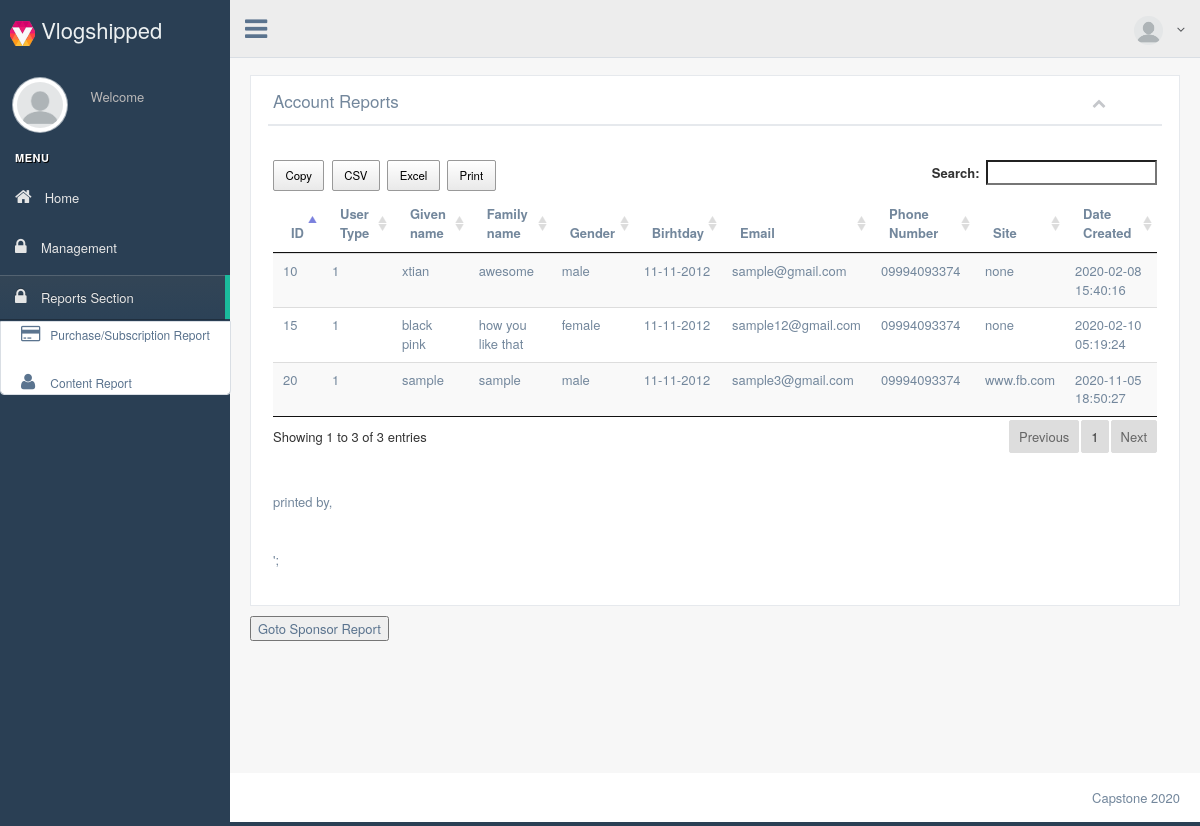
The page /view/reports/influencerReport.php (signed in) on the database as committed earlier.
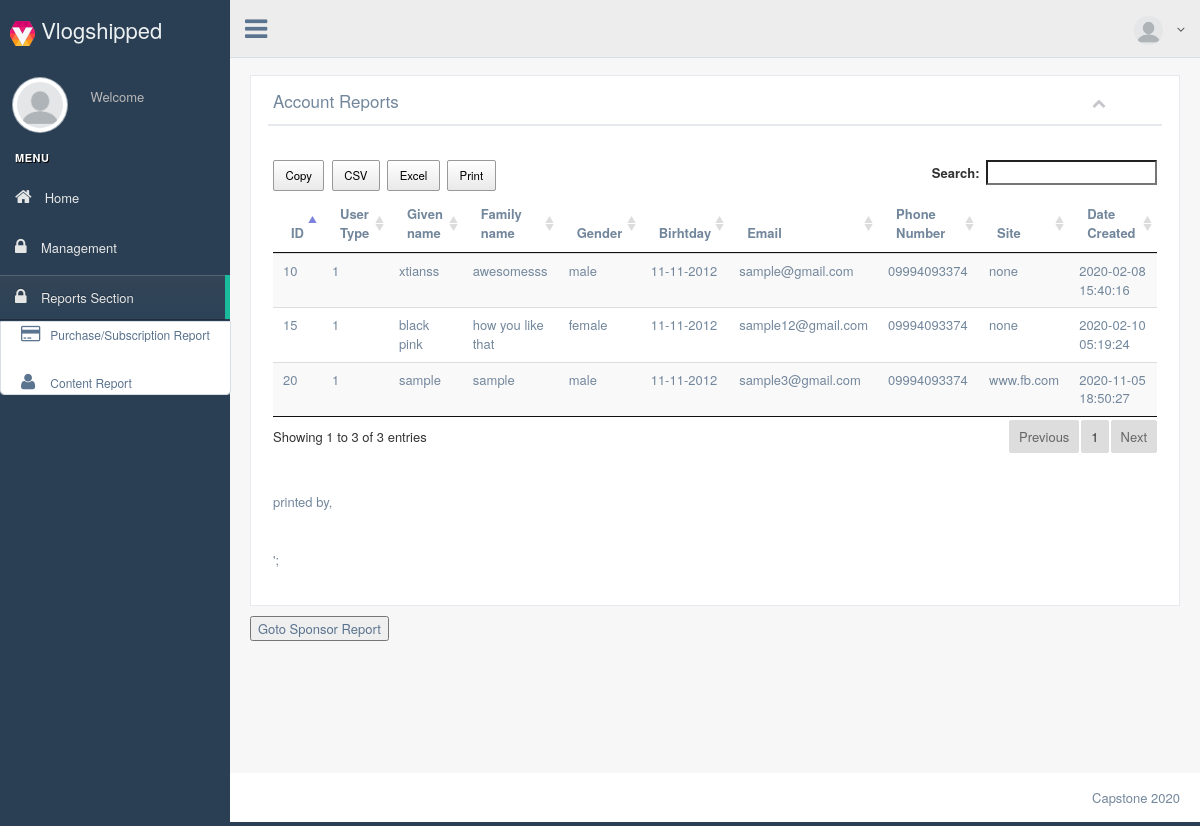
The same page on the database as committed later.
### tables this page shows
CREATE TABLE `users` (
  `id` int(11) NOT NULL,
  `user_type` int(11) NOT NULL,
  `user_status` int(11) NOT NULL,
  `email_address` varchar(255) NOT NULL,
  `profile_picture` varchar(255) DEFAULT NULL,
  `password` varchar(255) NOT NULL,
  `company_name` varchar(255) NOT NULL,
  `first_name` varchar(255) NOT NULL,
  `last_name` varchar(255) NOT NULL,
  `category` varchar(255) NOT NULL,
  `gender` varchar(255) NOT NULL,
  `birthday` varchar(255) NOT NULL,
  `mobile_number` varchar(255) NOT NULL,
  `website` varchar(255) NOT NULL,
  `description` varchar(255) NOT NULL,
  `created_at` timestamp NOT NULL DEFAULT CURRENT_TIMESTAMP,
  `updated_at` timestamp NOT NULL DEFAULT CURRENT_TIMESTAMP
);

### model/studentModel.php (called while the page is built, shortened)
<?php
require 'db/dbhelper.php';
Class Student extends DBHelper{
    private $table = 'users';
    function __construct(){
        return DBHelper::__construct();
    }
 function getAllStud(){
     return DBHelper::getAllRecord($this->table);
 }
}

### db_class.php (called while the page is built, shortened)
<?php
	class MYDB
	{
		static $hostname = "localhost";
		static $dbname = "vlogshipped";
		static $username  = "root";
		static $password = "";
		public static function query($sql, $params=array(), $transaction)
		{
			$rows = array();
			try
			{
				$db = new PDO("mysql:host=". self::$hostname ."; dbname=". self::$dbname,  self::$username,  self::$password);
				$db->setAttribute(PDO::ATTR_ERRMODE, PDO::ERRMODE_EXCEPTION);
				$cmd = $db->prepare($sql);
				$cmd->execute($params);
				if($transaction == "SELECT")
					$rows = $cmd->fetchAll();
				else
					$rows = $db->lastInsertId();
			}
			catch(PDOException $e)
			{
				echo $e->getMessage();
			}
			return $rows;
		}
	}
?>

### model/db/DBHelper.php (called while the page is built, shortened)
<?php
Class DBHelper{
		private $hostname='localhost';
		private $username='root';
		private $password='';
		private $database='vlogshipped';
		private $conn;
function __construct(){
    try{
        $this->conn=new PDO("mysql:host=$this->hostname;dbname=$this->database",$this->username,$this->password);
    }catch(PDOException $e){ echo $e->getMessage();}
}
function getAllRecord($table){
        $sql="SELECT * FROM $table where user_type = 1";
        try{
            $stmt=$this->conn->prepare($sql);
            $stmt->execute();
            $rows=$stmt->fetchAll(PDO::FETCH_ASSOC);
        }catch(PDOException $e){ echo $e->getMessage();}
        return $rows;
    }
}

### view/reports/influencerReport.php (the view, shortened to what the changed rows need)
<?php
	require_once("../../db_class.php");
	$id = $_SESSION["username"];
	$exist_user = MYDB::query(
															"select
																*
															from
																admin
															where
																username = ? "
															,
															array($id)
															,
															"SELECT"
														);
?>
<!DOCTYPE html>
<html lang="en">
<head>
	<link rel="stylesheet" href="../assets/css/bs.css">
	<link rel="stylesheet" href="../assets/css/fa.css">
	<link rel="stylesheet" href="../assets/css/progress.css">
	<link rel="stylesheet" href="../assets/css/green.css">
	<link rel="stylesheet" href="../assets/css/animate.css">
	<link rel="stylesheet" href="../assets/css/custom.css">
	<link rel="stylesheet" href="../assets/css/jquery.dataTables.min.css">
	<link rel="stylesheet" href="../assets/css/buttons.dataTables.min.css"> </head>
<body class="nav-md" ng-app="myApp">
	<div class="container body" ng-controller="myCtrl">
		<div class="main_container">
			<?php
			require '../../model/studentModel.php';
			$student = new Student();
			$stud=$student->getAllStud();
			?>
			<div class="right_col" role="main">
				<div class="row">
					<div class="col-md-12">
						<div class="x_panel">
							<div class="x_title">
								<h2> Account Reports</h2>
							</div>
							<div class="x_content">
								<table class="table table-striped projects" id="datatable-buttons" >
									<thead>
										<tr>
                                            <th> ID </th>
                                            <th> User Type </th>
                                            <th> Given name</th>
                                            <th> Family name</th>
                                            <th> Gender</th>
                                            <th> Birhtday</th>
                                            <th> Email</th>
                                            <th> Phone Number</th>
                                            <th> Site </th>
                                            <th> Date Created</th>
										</tr>
									</thead>
									<tbody>
									    <?php foreach($stud as $r): ?>
										<tr>
                                            <td><?php echo $r['id'];?></td>
                                            <td><?php echo $r['user_type'];?></td>
											<td><?php echo $r['first_name'];?></td>
											<td><?php echo $r['last_name'];?></td>
                                            <td><?php echo $r['gender'];?></td>
                                            <td><?php echo $r['birthday'];?></td>
                                            <td><?php echo $r['email_address'];?></td>
                                            <td><?php echo $r['mobile_number'];?></td>
											<td><?php echo $r['website'];?></td>
											<td><?php echo $r['created_at'];?></td>
										</tr>
										<?php endforeach?>
									</tbody>
								</table>
							</div>
						</div>
                    </div>
				</div>
            </div>
		</div>
	</div>
</body>
</html>

Rows that differ between the two databases and show on the page:
changed users "sample@gmail.com": first_name "xtian" → "xtianss"; last_name "awesome" → "awesomesss"
